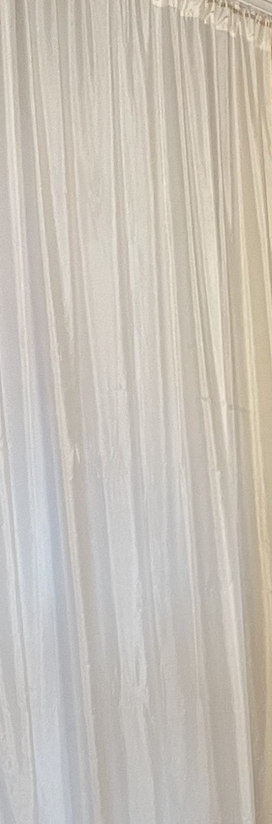
%> input picture test_image.jpg, 272 x 824 px
$ octave edge_enhancement.m   (GNU Octave 9; MATLAB toolbox functions it lacks are replaced by stand-ins)
%> lines starting %> are read from the running program, lines starting %| are printed output that depends on the picture
% Load and preprocess the grayscale image
im = imread('test_image.jpg');
%> im is the input picture: size 824x272x3 uint8; mean R, G, B 198.9, 192.7, 183.6
im_gray = imresize(rgb2gray(im), 0.5);
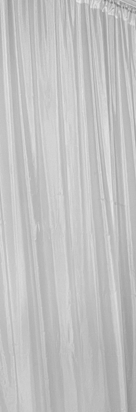
%> im_gray: size 412x136 uint8; min 123, max 234, mean 193.5

% Define convolution kernel for edge enhancement
kernel = [-0.3, 0.6, -0.3;
           0.0,  1.0,  0.0;
           0.0,  0.0,  0.0];

% Apply convolution
enhanced_edges = conv2(double(im_gray), kernel, 'same');
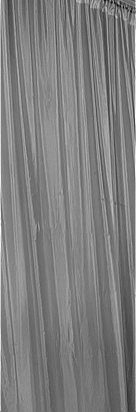
%> enhanced_edges: size 412x136 double; min 104.4, max 285.9, mean 194.4; drawn with min black and max white

% Normalize the enhanced edges to [0, 1] for thresholding
enhanced_edges = mat2gray(enhanced_edges);

% Threshold the enhanced edges to create a binary edge map
binary_edges = enhanced_edges > 0.3;  % Experiment with threshold value
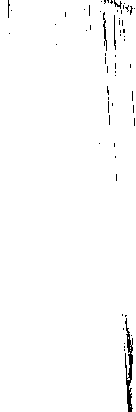
%> binary_edges: size 412x136 logical; 98.7% white; black in thin lines or dots

% Save the binary edge map to a file
save('binary_edges.mat', 'binary_edges', 'im_gray');
disp('Binary edge map saved as "binary_edges.mat".');

% Visualize the binary edge map
figure;
imshow(binary_edges);
title('Binary Edge Map (Enhanced Edges)');
